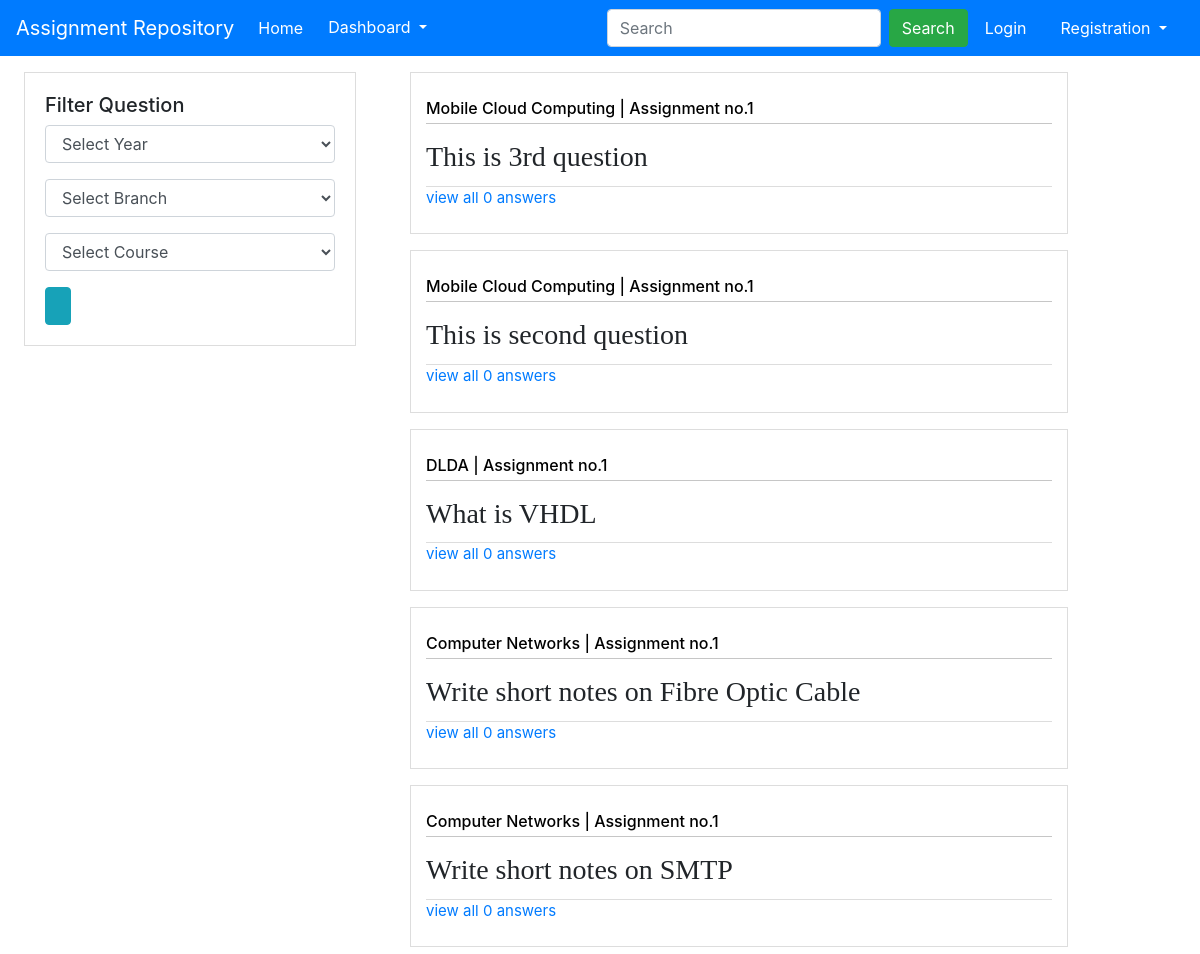
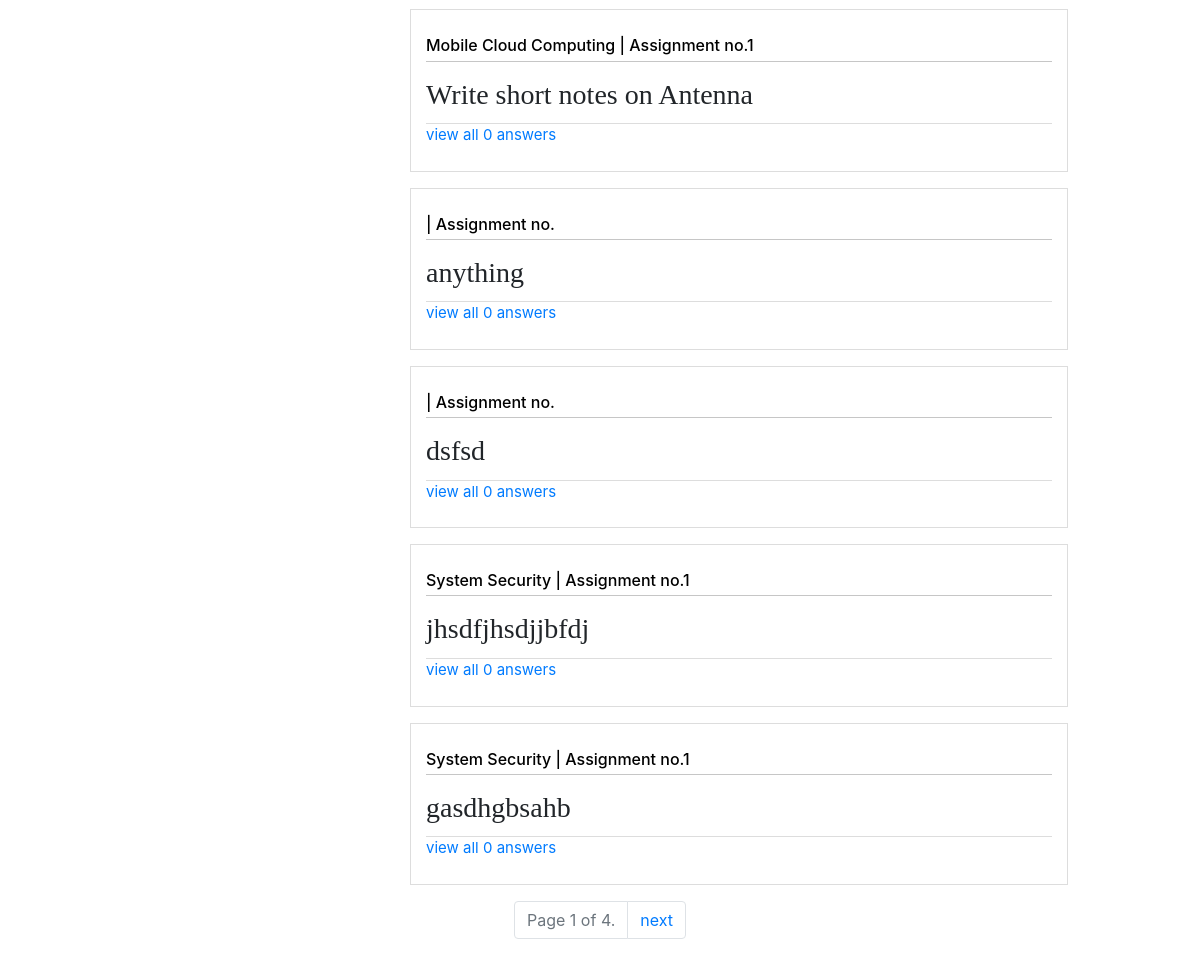
The app's page /assignment/, older data (2 pictures, top to bottom).
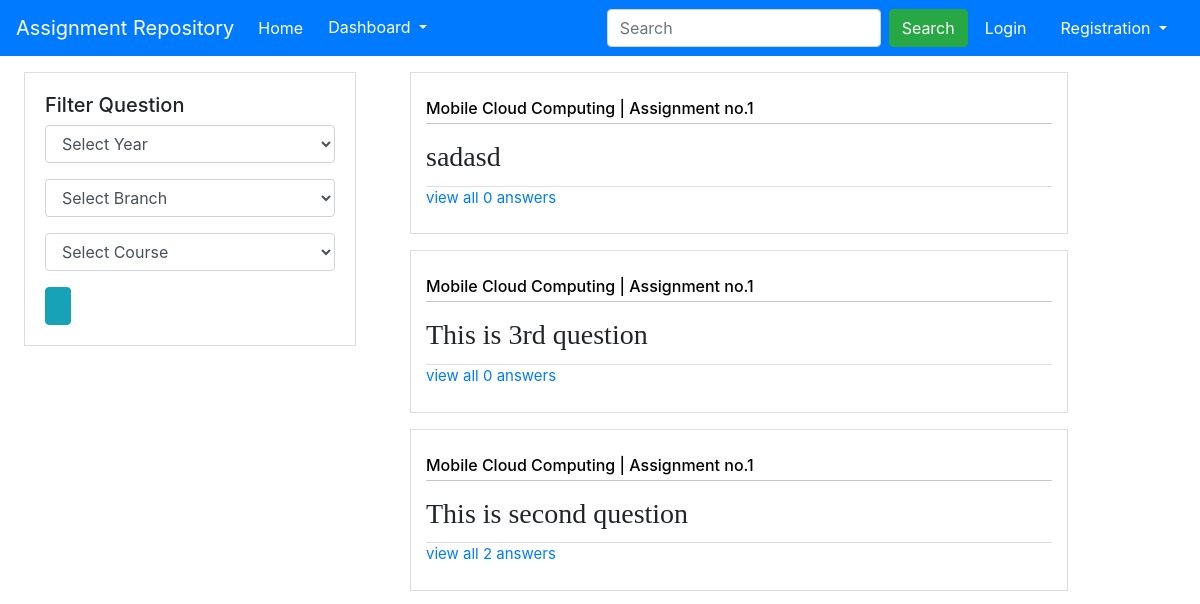
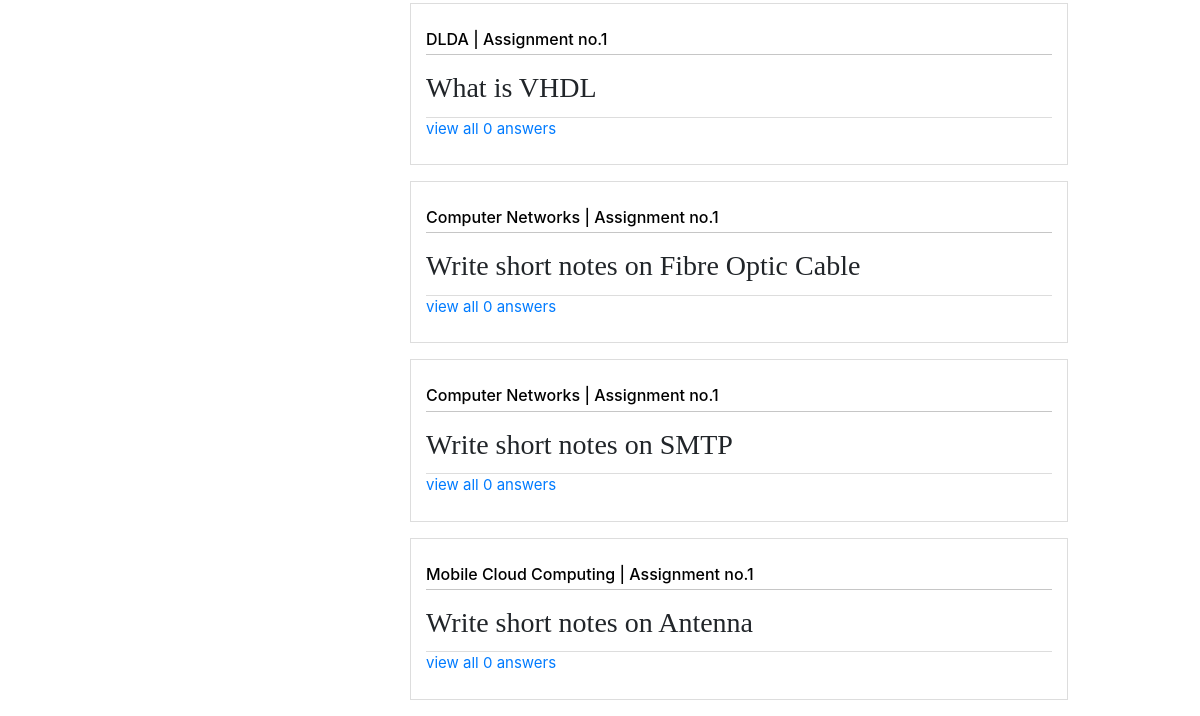
The same page, newer data (2 pictures, top to bottom).
### assignment/models.py (models this page shows, shortened)
class Question(models.Model):
    assignment = models.ForeignKey(Assignment, on_delete=models.SET_NULL,blank=True,null=True)
    username = models.ForeignKey(User,on_delete=models.SET_NULL,blank=True,null=True)
    title = models.CharField(max_length = 200)
    description = models.TextField(blank=True , null = True)
    modelAnswer = models.TextField(blank=True)
    marks = models.IntegerField(null=True)
    date = models.DateTimeField(auto_now_add=True)
    def get_absolute_url(self):
        return reverse('repo-question-detail', args=[str(self.id)])
    def getPublishedAnswerCount(self):
        return self.answer_set.filter(status = 'Published').count()

class Assignment(models.Model):
    number = models.IntegerField()
    course = models.ForeignKey(Course,on_delete = models.SET_NULL,blank=True,null=True)
    publish_date = models.DateField(auto_now_add = True)
    deadline_date = models.DateField()
    faculty = models.ForeignKey(Faculty,on_delete = models.SET_NULL,blank=True,null=True)

class Course(models.Model):
    name = models.CharField(max_length = 50)
    branch = models.ForeignKey(Branch,on_delete = models.SET_NULL,blank=True,null=True)
    faculty = models.ForeignKey(Faculty ,on_delete = models.SET_NULL,blank=True,null=True)
    year = models.ForeignKey(StudyYear ,on_delete = models.SET_NULL,blank=True,null=True)
    semester = models.ForeignKey(Semester ,on_delete = models.SET_NULL,blank=True,null=True )
    def __str__(self):
        return self.name

### assignment/views.py (the view)
# urls.py: path('',views.QuestionListView.as_view(),name='index'),
class QuestionListView(generic.ListView):
    model = Question
    template_name = 'index.html'
    paginate_by = 10
    def get_context_data(self, **kwargs):
        context = super().get_context_data(**kwargs)
        context['branchs'] = Branch.objects.all()
        context['years'] = StudyYear.objects.all()
        context['courses']=Course.objects.all()
        return context
    def get_queryset(self):
        return Question.objects.order_by('-date')

### assignment/models.py (called while the page is built)
    def __str__(self):
        return self.year

    def __str__(self):
        return self.name

### assignment/templates/index.html (shortened to what this page needs)
{% extends "index_base.html" %}
{% block content %}
<div class="row">
<div class="col-md-4">
   <div class="mx-4 my-3 category  ">
      <h5 class="align-top">Filter Question</h5>
      <form div="filterForm" method="GET" action="{%url 'FilterQuestions' %}">
        <div class="form-group">
          <select name="yearfilter" class="form-control" id="filterYear">
            <option value="">Select Year</option>
          </select>
        </div>
        <div class="form-group">
          <select name="branchfilter" class="form-control" id="filterBranch">
            <option value="">Select Branch</option>
          </select>
        </div>
        <div class="form-group">
          <select name="coursefilter" class="form-control" id="courseField">
            <option value="">Select Course</option>
          </select>
        </div>
        <input class="btn btn-info" type="submit" value="">
      </form>
    </div>
</div>
<div class="col-md-8">
  {% if question_list %}
    {% for question in question_list %}
      <div class = "Qbox col-md-10 my-3 " style = "border : solid 1px #ddd">
        <h6 class="my-3 question-details" >{{question.assignment.course}} | Assignment no.{{question.assignment.number}}</h6>
        <h3 style="font-family : serif ;"> {{question.title}}</h3>
        <a href="{{ question.get_absolute_url }}" class=" my-1 viewAnswers" > view all {{question.getPublishedAnswerCount}} answers</a>
      </div>
    {% endfor %}
  {% else %}
    <p>There are no questions.</p>
  {% endif %}
</div>
</div>
{% endblock %}

Row changes from the older to the newer data that the page shows:
removed Question: title "anything", getPublishedAnswerCount "0"
removed Question: title "dsfsd", getPublishedAnswerCount "0"
removed Question: assignment.course "System Security", assignment.number "1", title "jhsdfjhsdjjbfdj", getPublishedAnswerCount "0"
removed Question: assignment.course "System Security", assignment.number "1", title "gasdhgbsahb", getPublishedAnswerCount "0"
added Question: assignment.course "Mobile Cloud Computing", assignment.number "1", title "sadasd", getPublishedAnswerCount "0"
computed for Question "This is second question": getPublishedAnswerCount "0" → "2"
Text that changed along with them:
{{ page_obj.number }}: "1" → (not shown)
{{ page_obj.paginator.num_pages }}: "4" → (not shown)
text no longer shown: "Page of . next"
